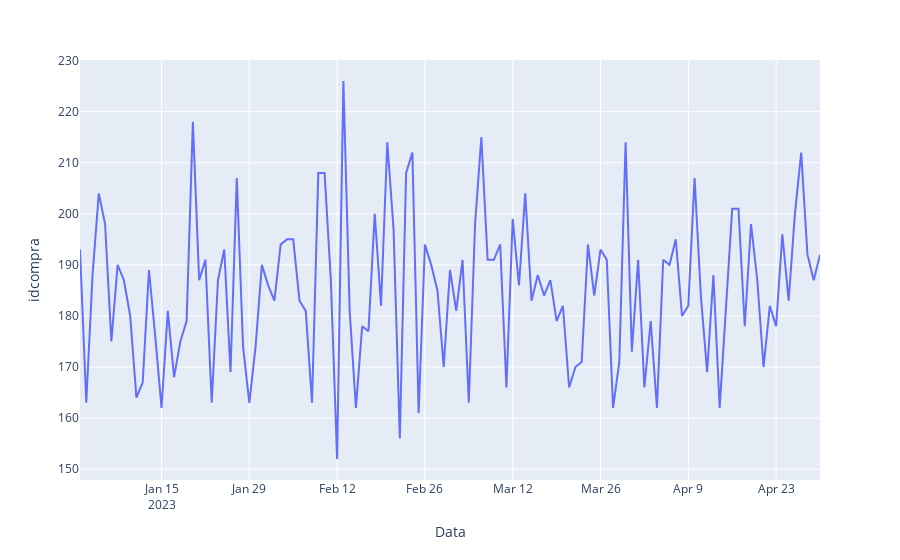

Notebook code cell kept with this figure:
### Code cell
#Gráfico de Vendas Por Dia (Linhas)
px.line(vendas_por_data, x = "Data", y = "idcompra")
